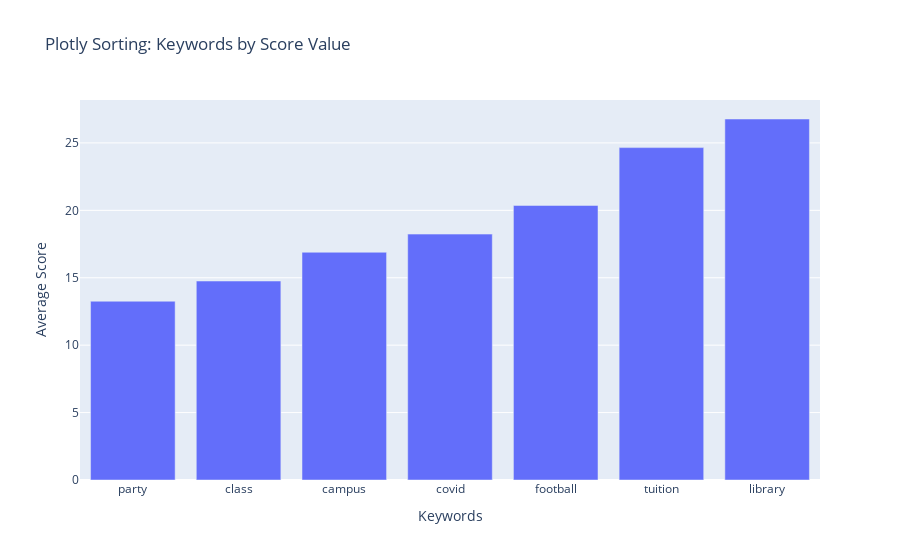

The notebook cell this image was saved under:
### Markdown cell above
### 🎯 Practice Task 2: Sort the Data

The chart above shows keywords in their original order, but it's hard to compare scores. Let's improve this visualization using Plotly's `update_layout()` method.

`update_layout()` allows you to modify the layout and styling of a figure after it has been created. As per usual, there are a ton of options, but we'll focus on a common annoyance: category order and category names. 

#### Category Order
In the above chart, the values are out of order and it is hard to see what is the highest value. Plotly can automatically sort these in 1 of 4 ways by setting the `categoryorder` key to a specific value. 

- `'total ascending'` - Sort by y-values (low to high)
- `'total descending'` - Sort by y-values (high to low)  
- `'category ascending'` - Sort alphabetically A-Z
- `'category descending'` - Sort alphabetically Z-A

### Code cell
# Step 1: Create the chart
fig_sorted = px.bar(keyword_df, 
                    x='keyword', 
                    y='score',
                    title='Plotly Sorting: Keywords by Score Value',
                    labels={'keyword': 'Keywords', 'score': 'Average Score'})

# Step 2: Sort the x-axis by the y-values (scores) 
fig_sorted.update_layout(
    xaxis={'categoryorder': 'total ascending'}  # This sorts by the y-values!
)

fig_sorted.show()

### Figure 1 — Plotly figure (JSON) as saved in the notebook; plotly's stock layout.template omitted (floating-point values rounded to 4 significant figures)
{"data": [{"hovertemplate": "Keywords=%{x}<br>Average Score=%{y}<extra></extra>", "legendgroup": "", "marker": {"color": "#636efa", "pattern": {"shape": ""}}, "name": "", "orientation": "v", "showlegend": false, "textposition": "auto", "type": "bar", "x": ["tuition", "covid", "party", "football", "class", "library", "campus"], "xaxis": "x", "y": [24.65, 18.24, 13.26, 20.36, 14.76, 26.77, 16.89], "yaxis": "y"}], "layout": {"barmode": "relative", "legend": {"tracegroupgap": 0}, "title": {"text": "Plotly Sorting: Keywords by Score Value"}, "xaxis": {"anchor": "y", "categoryorder": "total ascending", "domain": [0, 1], "title": {"text": "Keywords"}}, "yaxis": {"anchor": "x", "domain": [0, 1], "title": {"text": "Average Score"}}}}
